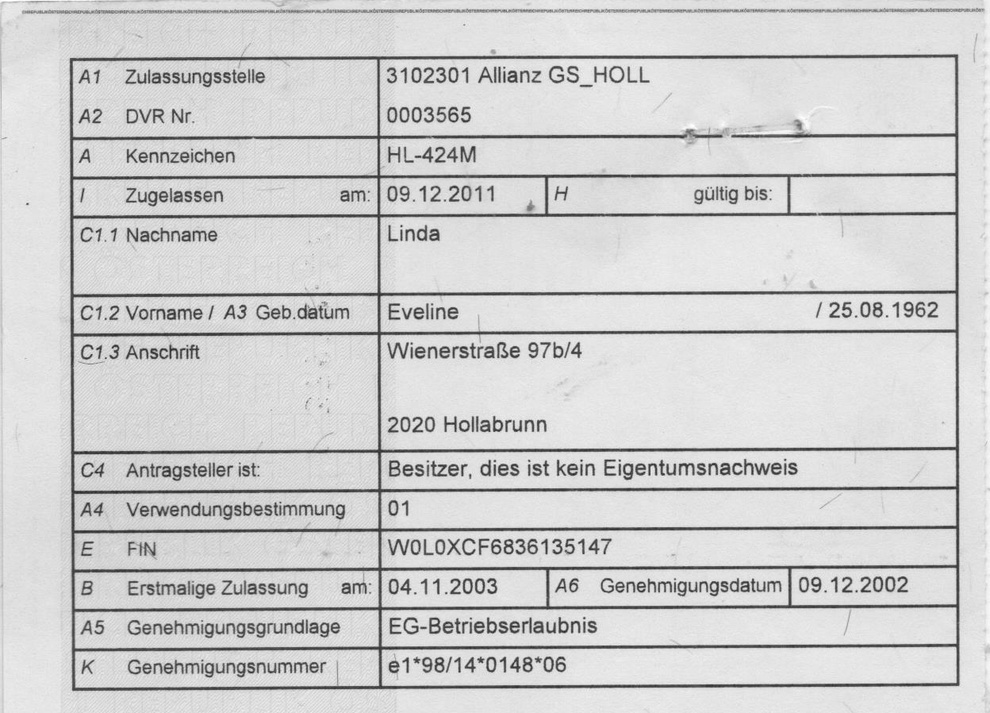
#> input picture 002.jpg, 990 x 713 px, shrunk from 1248 x 898 before the run
$ python main.py
#> lines starting #> are read from the running program, lines starting #| are printed output that depends on the picture; after the words box and inside, x2 and y2 are one past the last pixel; in counts of white or black regions, pixels touching at a corner belong together
from PIL import Image
import pytesseract
import cv2
import numpy as np
from matplotlib import pyplot as plt


# 1. Read image
# 2. Binarize the image, text white, background black
# 3. Remove noise
# 4. Extract bounding box of the text
# 5. Rotate to vertical
# 6. Split pictures into lines of text
# 7. Read the lines
# 8. Output into txt file

img = cv2.imread('002.jpg')
#> img is the input picture: shape (713, 990, 3); min 36, max 255, mean 207.3
gray_img = cv2.cvtColor(img, cv2.COLOR_BGR2GRAY)
hist = cv2.calcHist([gray_img], [0], None, [256], [0, 256])
#> hist = 256 values, max 44984 at index 226, min 0 at index 0, mean 2757.3

# plt.hist(gray_img.ravel(), 256, [0, 256])
# plt.show()

ret, thresh1 = cv2.threshold(gray_img, 110, 255, cv2.THRESH_BINARY_INV)
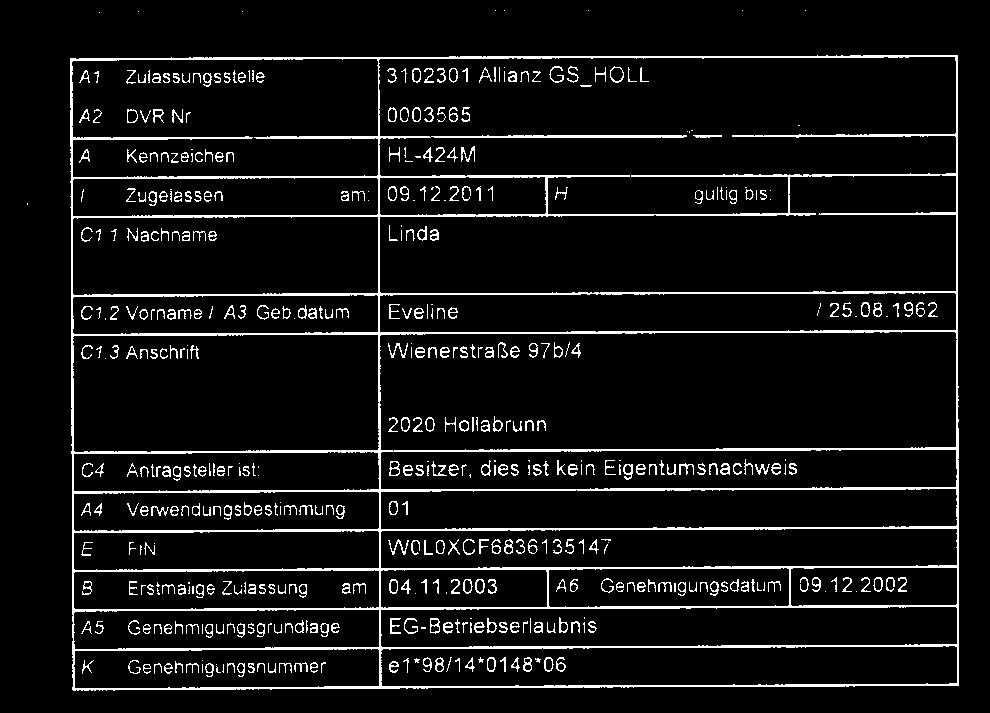
#> thresh1: shape (713, 990); 7.1% white in thin lines or dots, all inside (x1, y1, x2, y2) = (27, 10, 959, 691)

# cv2.imwrite('binary.jpg', thresh1)

lines = cv2.HoughLines(thresh1, 1, np.pi/180, 200)
#> lines = 47 rows, first 8: [57, 1.57], [176, 1.57], [215, 1.57], [136, 1.57], [957, 0], [293, 1.57], [379, 0], [72, 0]
cv2.imwrite('lines.jpg', lines)


# [7 lines of commented-out code are left out]
